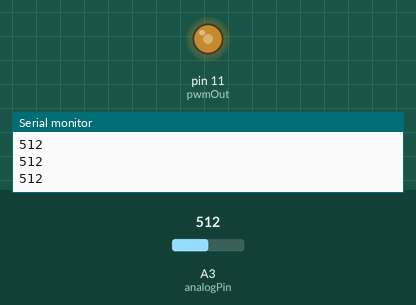
This sketch was run on a simulated Arduino Uno, built with avr-gcc and run on an emulated ATmega328P. On the bench: output pins drawn as LEDs (lit = HIGH), the last lines printed to the serial monitor. The test bench sets the inputs (shaded band); at power-on: A3 (analogPin) = 512.

Above: at 1.2 s.
1.3 s: A3 (analogPin) set to 716
At 2.5 s:
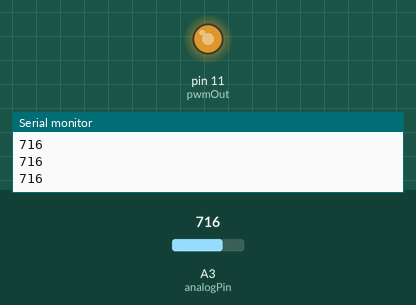
2.8 s: A3 (analogPin) set to 900
At 3.5 s:
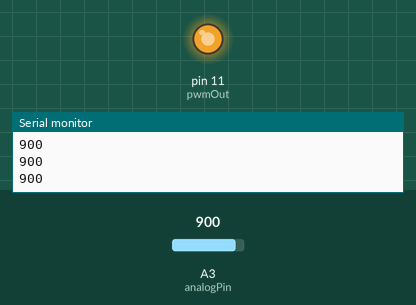
4.3 s: A3 (analogPin) set to 122
At 5.4 s:
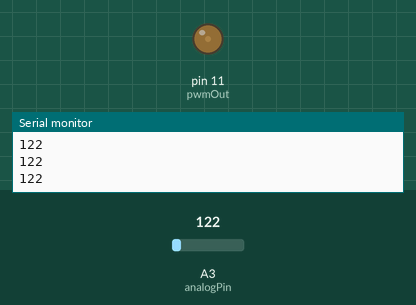
5.8 s: A3 (analogPin) set to 0
At 6.2 s:
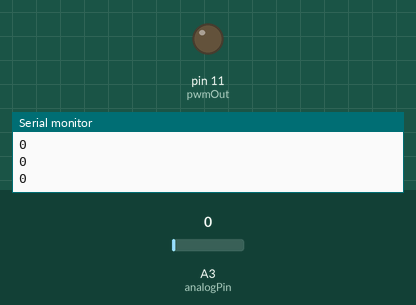
Timing chart, 0 to 8.3 s (numbered marks = the images above; inputs shaded):
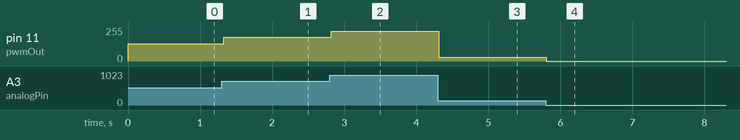

The sketch:

arduino_3.ino
```cpp
int analogPin = 3;
int pwmOut = 11;
int val;

void setup() {
  // put your setup code here, to run once:
  Serial.begin(115200);
  pinMode(pwmOut, OUTPUT);
}

void loop() {
  // put your main code here, to run repeatedly:
  val = analogRead(analogPin);
  Serial.println(val);
  analogWrite(pwmOut, val/4);
  delay(40);
}
```

Measured:
- after the input at 1.3 s, pin 11 (pwmOut): 128/255 → 179/255 at once
- after the input at 2.8 s, pin 11 (pwmOut): 179/255 → 225/255 at once
- after the input at 4.3 s, pin 11 (pwmOut): 225/255 → 30/255 at once
- after the input at 5.8 s, pin 11 (pwmOut): 30/255 → 0/255 at once
